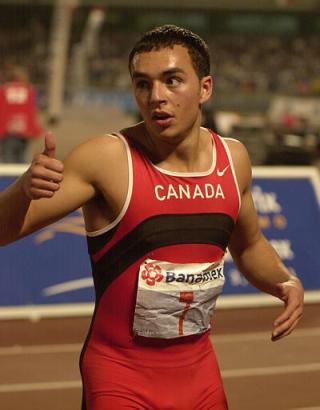
#> input picture img_1.jpg, 320 x 410 px, found by its file name
$ python pHash.py
#> lines starting #> are read from the running program, lines starting #| are printed output that depends on the picture
# -*- coding: UTF-8 -*-

import cv2
import numpy as np

def pHash(imgfile):
    # 加载并调整图片为32x32灰度图片
#> called with imgfile = 'img_1.jpg'
    img = cv2.imread(imgfile, 0)
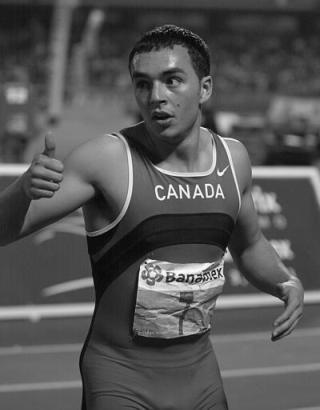
#> img: shape (410, 320); min 0, max 255, mean 85.4
    img = cv2.resize(img, (32, 32), interpolation=cv2.INTER_CUBIC)
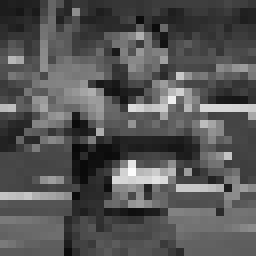
#> img: shape (32, 32) (shown 8 times larger); min 8, max 251, mean 85.8

    # 创建二维列表
    h, w = img.shape[:2]
#> h = 32; w = 32
    vis0 = np.zeros((h, w), np.float32)
    vis0[:h, :w] = img  # 填充数据

    # 二维Dct变换
    vis1 = cv2.dct(cv2.dct(vis0))
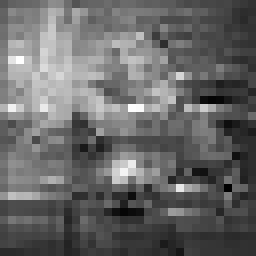
#> vis1: shape (32, 32) float32 (shown 8 times larger); min -65.87, max 274.4, mean 72.3; drawn with min black and max white
    # 拿到左上角的8 * 8
    vis1 = vis1[0:8, 0:8]

    # 把二维list变成一维list
    img_list = vis1.flatten()
#> img_list = 64 values, max 274.4 at index 58, min 47.21 at index 0, mean 137.8


    # 计算均值
    avg = sum(img_list) * 1. / len(img_list)
#> avg = 137.8
    avg_list = ['0' if i < avg else '1' for i in img_list]
#> avg_list = 64 items, first 6: '0', '0', '0', '0', '0', '0'

    # 得到哈希值
    return ''.join(['%x' % int(''.join(avg_list[x:x + 4]), 2) for x in range(0, 8 * 8, 4)])

hash_value = pHash('img_1.jpg')
#> hash_value = '000302060777777f'
print(hash_value)
#| 000302060777777f
